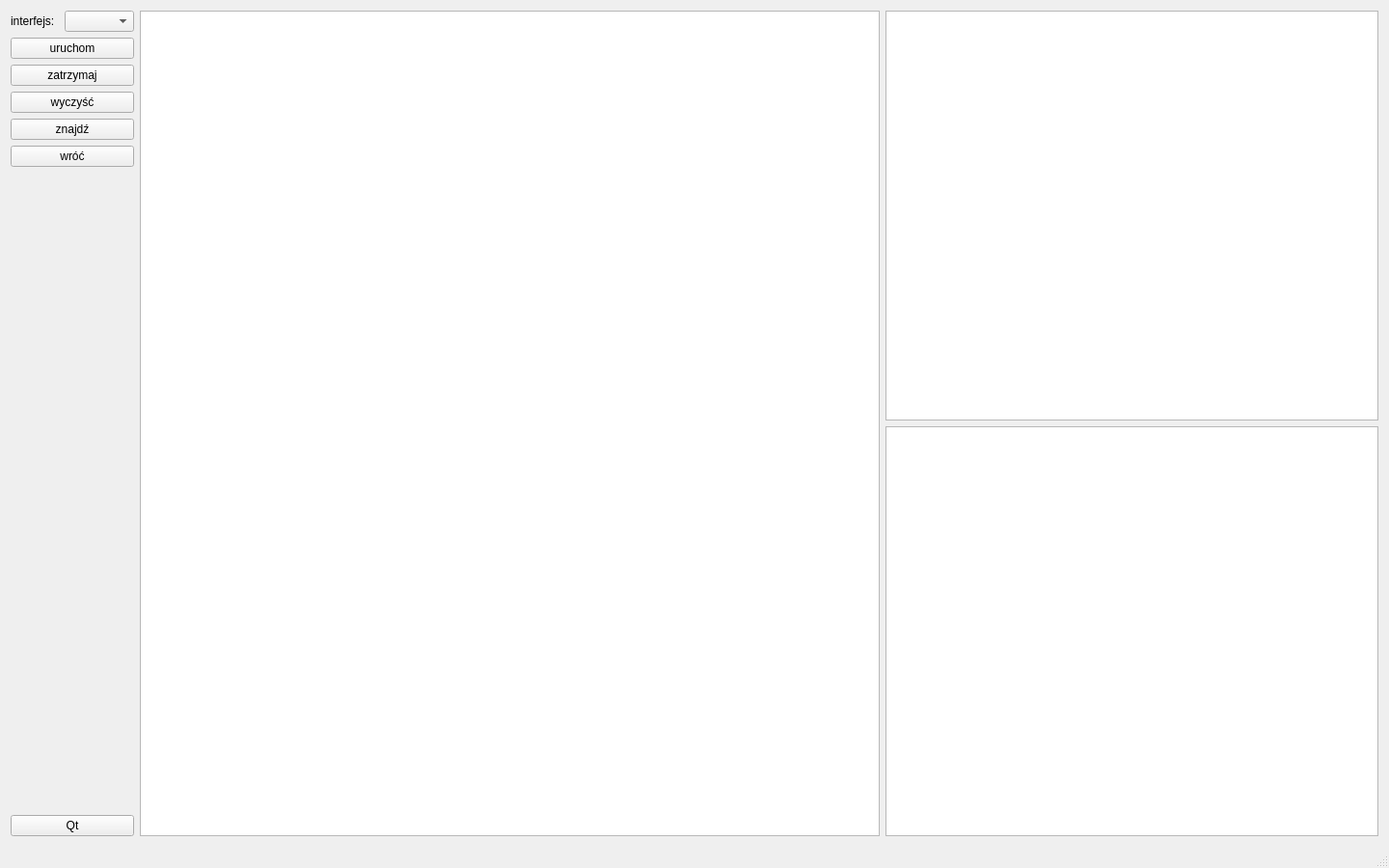
<?xml version="1.0" encoding="UTF-8"?>
<ui version="4.0">
 <class>MainWindow</class>
 <widget class="QMainWindow" name="MainWindow">
  <property name="geometry">
   <rect>
    <x>0</x>
    <y>0</y>
    <width>1440</width>
    <height>900</height>
   </rect>
  </property>
  <property name="windowTitle">
   <string notr="true">WPLSK</string>
  </property>
  <widget class="QWidget" name="centralWidget">
   <layout class="QGridLayout" name="gridLayout">
    <item row="0" column="0">
     <layout class="QHBoxLayout" name="horizontalLayout_2" stretch="1,6,4">
      <item>
       <layout class="QVBoxLayout" name="verticalLayout_2">
        <item>
         <layout class="QHBoxLayout" name="horizontalLayout">
          <item>
           <widget class="QLabel" name="device">
            <property name="text">
             <string>interfejs:</string>
            </property>
           </widget>
          </item>
          <item>
           <widget class="QComboBox" name="comboBox"/>
          </item>
         </layout>
        </item>
        <item>
         <widget class="QPushButton" name="btn_run">
          <property name="text">
           <string>uruchom</string>
          </property>
         </widget>
        </item>
        <item>
         <widget class="QPushButton" name="btn_stop">
          <property name="text">
           <string>zatrzymaj</string>
          </property>
         </widget>
        </item>
        <item>
         <widget class="QPushButton" name="btn_clear">
          <property name="text">
           <string>wyczyść</string>
          </property>
         </widget>
        </item>
        <item>
         <widget class="QPushButton" name="btn_find">
          <property name="text">
           <string>znajdź</string>
          </property>
         </widget>
        </item>
        <item>
         <widget class="QPushButton" name="btn_rtn">
          <property name="text">
           <string>wróć</string>
          </property>
         </widget>
        </item>
        <item>
         <spacer name="verticalSpacer">
          <property name="orientation">
           <enum>Qt::Vertical</enum>
          </property>
          <property name="sizeType">
           <enum>QSizePolicy::Expanding</enum>
          </property>
          <property name="sizeHint" stdset="0">
           <size>
            <width>20</width>
            <height>40</height>
           </size>
          </property>
         </spacer>
        </item>
        <item>
         <widget class="QPushButton" name="btn_aboutQt">
          <property name="text">
           <string>Qt</string>
          </property>
         </widget>
        </item>
       </layout>
      </item>
      <item>
       <widget class="QTableView" name="packetTableView">
        <property name="sizePolicy">
         <sizepolicy hsizetype="Expanding" vsizetype="Expanding">
          <horstretch>0</horstretch>
          <verstretch>0</verstretch>
         </sizepolicy>
        </property>
       </widget>
      </item>
      <item>
       <layout class="QVBoxLayout" name="verticalLayout">
        <item>
         <widget class="QTreeView" name="packetDetails">
          <property name="sizePolicy">
           <sizepolicy hsizetype="Expanding" vsizetype="Expanding">
            <horstretch>0</horstretch>
            <verstretch>0</verstretch>
           </sizepolicy>
          </property>
          <property name="horizontalScrollBarPolicy">
           <enum>Qt::ScrollBarAsNeeded</enum>
          </property>
          <property name="sizeAdjustPolicy">
           <enum>QAbstractScrollArea::AdjustToContents</enum>
          </property>
          <property name="textElideMode">
           <enum>Qt::ElideRight</enum>
          </property>
          <attribute name="headerCascadingSectionResizes">
           <bool>true</bool>
          </attribute>
          <attribute name="headerMinimumSectionSize">
           <number>0</number>
          </attribute>
          <attribute name="headerDefaultSectionSize">
           <number>10</number>
          </attribute>
         </widget>
        </item>
        <item>
         <widget class="QPlainTextEdit" name="packetDataview"/>
        </item>
       </layout>
      </item>
     </layout>
    </item>
   </layout>
  </widget>
  <widget class="QStatusBar" name="statusBar"/>
 </widget>
 <layoutdefault spacing="6" margin="11"/>
 <resources/>
 <connections/>
</ui>
